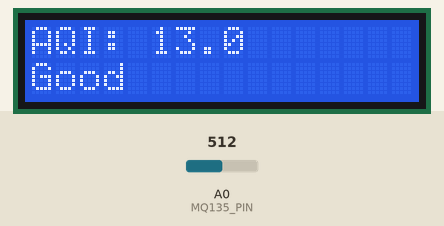
Recording of a sketch running on a simulated Arduino Uno, built with avr-gcc and run on an emulated ATmega328P. Parts: 16×2 character LCD. Inputs (shaded band) come from the test bench; at power-on: A0 (MQ135_PIN) = 512. What the sketch prints to the serial monitor is not drawn.

Above: at 3.2 s.
3.3 s: A0 (MQ135_PIN) set to 1007
At 5.2 s:
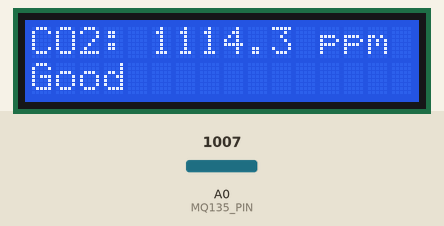
6.2 s: A0 (MQ135_PIN) set to 1016
At 8.2 s:
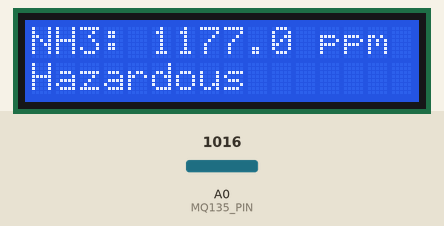
8.8 s: A0 (MQ135_PIN) set to 1023
At 11.0 s:
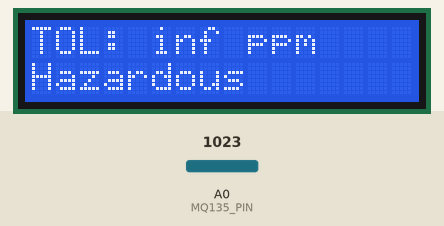
11.4 s: A0 (MQ135_PIN) set to 190
At 12.9 s:
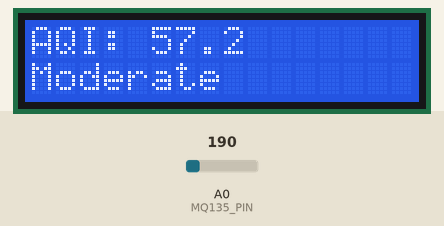
14.0 s: A0 (MQ135_PIN) set to 1023
At 16.0 s:
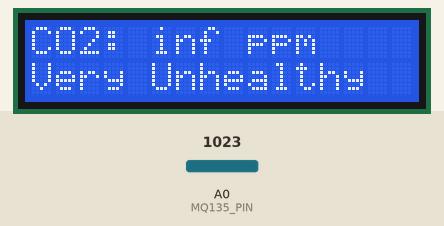
16.6 s: A0 (MQ135_PIN) set to 90
At 24.0 s:
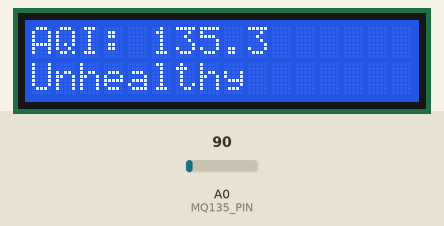
Timing chart, 0 to 24.3 s (numbered marks = the images above; inputs shaded):
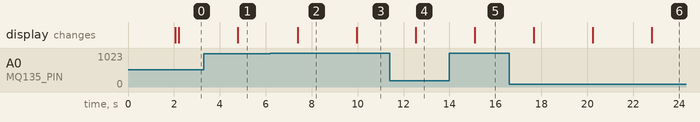

The sketch:

code.ino
```cpp
#include <LiquidCrystal.h>
#include <math.h>

LiquidCrystal lcd(12, 11, 5, 4, 3, 2);
#define MQ135_PIN A0

const float RLOAD = 10.0;
const float RZERO = 76.63;
unsigned long lastDisplay = 0;
int displayState = 0; // To track which value to display (cycles through 0-3)

void setup() {
  Serial.begin(9600);
  lcd.begin(16, 2);
  lcd.clear();
  lcd.print("AQ Monitor Init");
  delay(2000);
  lcd.clear();
}

void loop() {
  int sensorValue = analogRead(MQ135_PIN);
  float resistance = ((1023.0 / sensorValue) - 1) * RLOAD;
  float ratio = resistance / RZERO;

  // General AQI
  float generalAQI = ratio * 100;
  String genLabel = getAQILabel(generalAQI);

  // Specific gas PPMs (from MQ135 curves)
  float co2_ppm = pow(10, (-0.42 * log10(ratio) + 1.92));
  float nh3_ppm = pow(10, (-0.45 * log10(ratio) + 1.70));
  float tol_ppm = pow(10, (-0.34 * log10(ratio) + 1.10));

  // Map PPM to AQI values
  int co2_aqi = mapAQI(co2_ppm, 400, 5000, 0, 200);
  int nh3_aqi = mapAQI(nh3_ppm, 0, 250, 0, 300);
  int tol_aqi = mapAQI(tol_ppm, 0, 500, 0, 300);

  // Labels
  String co2_label = getAQILabel(co2_aqi);
  String nh3_label = getAQILabel(nh3_aqi);
  String tol_label = getAQILabel(tol_aqi);

  // ---- SERIAL OUTPUT ----
  Serial.println("===== AIR QUALITY =====");
  Serial.print("General AQI: ");
  Serial.print(generalAQI, 1);
  Serial.print(" (");
  Serial.print(genLabel);
  Serial.println(")");

  Serial.print("CO2: ");
  Serial.print(co2_ppm, 1);
  Serial.print(" ppm | AQI: ");
  Serial.print(co2_label);
  Serial.println(")");

  Serial.print("NH3: ");
  Serial.print(nh3_ppm, 1);
  Serial.print(" (");
  Serial.print(nh3_label);
  Serial.println(")");

  Serial.print("Toluene: ");
  Serial.print(tol_ppm, 1);
  Serial.print(" (");
  Serial.print(tol_label);
  Serial.println(")");
  Serial.println("========================\n");

  // For graph - machine readable output
  Serial.print("AQI:");
  Serial.print(generalAQI, 1);
  Serial.print(" CO2:");
  Serial.print(co2_ppm, 1);
  Serial.print(" NH3:");
  Serial.print(nh3_ppm, 1);
  Serial.print(" Toluene:");
  Serial.println(tol_ppm, 1);

  // ---- LCD OUTPUT: Rotating Display ----
  if (millis() - lastDisplay > 2000) {
    lcd.clear();

    // Cycle through different displays
    switch (displayState) {
      case 0: // General AQI
        lcd.setCursor(0, 0);
        lcd.print("AQI: ");
        lcd.print(generalAQI, 1);
        lcd.setCursor(0, 1);
        lcd.print(genLabel);
        break;

      case 1: // CO2
        lcd.setCursor(0, 0);
        lcd.print("CO2: ");
        lcd.print(co2_ppm, 1);
        lcd.print(" ppm");
        lcd.setCursor(0, 1);
        lcd.print(co2_label);
        break;

      case 2: // NH3
        lcd.setCursor(0, 0);
        lcd.print("NH3: ");
        lcd.print(nh3_ppm, 1);
        lcd.print(" ppm");
        lcd.setCursor(0, 1);
        lcd.print(nh3_label);
        break;

      case 3: // Toluene
        lcd.setCursor(0, 0);
        lcd.print("TOL: ");
        lcd.print(tol_ppm, 1);
        lcd.print(" ppm");
        lcd.setCursor(0, 1);
        lcd.print(tol_label);
        break;
    }

    // Move to next display state
    displayState = (displayState + 1) % 4;
    lastDisplay = millis();
  }

  delay(500);  // Small delay to reduce flickering
}

// Map PPM to AQI range
int mapAQI(float ppm, float ppmLow, float ppmHigh, int aqiLow, int aqiHigh) {
  if (ppm < ppmLow) return aqiLow;
  if (ppm > ppmHigh) return aqiHigh;
  return map(ppm, ppmLow, ppmHigh, aqiLow, aqiHigh);
}

// Convert AQI value to label
String getAQILabel(float aqi) {
  if (aqi <= 50) return "Good";
  else if (aqi <= 100) return "Moderate";
  else if (aqi <= 150) return "Unhealthy";
  else if (aqi <= 200) return "Very Unhealthy";
  else return "Hazardous";
}
```

Measured:
- the behaviour switches between 1015 and 1016 on A0 (MQ135_PIN) (found by bisection; images 1 and 2)
- after the input at 3.3 s, the display: changes after 1.5 s (image 1)
- after the input at 6.2 s, the display: changes after 1.2 s (image 2)
- after the input at 8.8 s, the display: changes after 1.2 s (image 3)
- after the input at 11.4 s, the display: changes after 1.1 s (image 4)
- after the input at 14.0 s, the display: changes after 1.1 s (image 5)
- after the input at 16.6 s, the display: first changes after 1.1 s (image 6 shows a later state)
